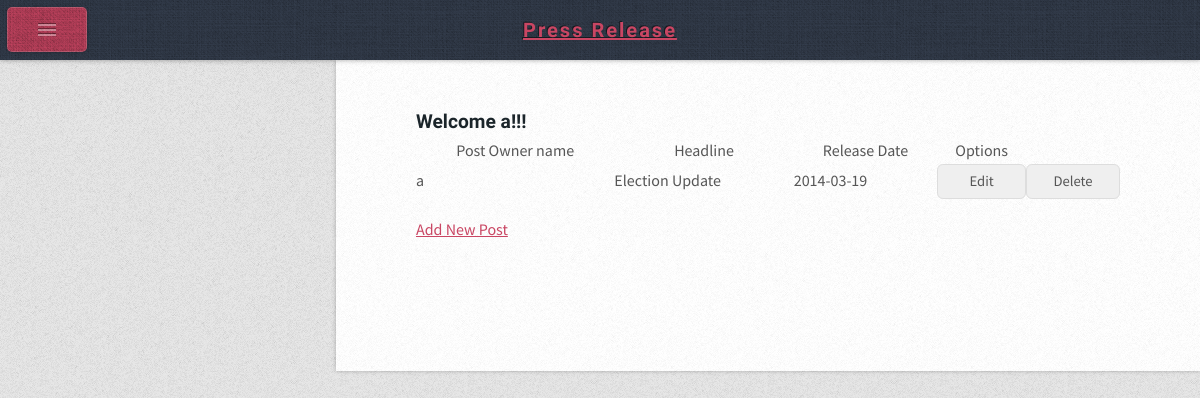
The page /user/index.php?action=HomePage (signed in) on the database its author committed.
### tables this page shows
CREATE TABLE IF NOT EXISTS `user` (
  `id` int(11) NOT NULL AUTO_INCREMENT,
  `username` varchar(20) NOT NULL,
  `password` varchar(20) NOT NULL,
  `city` varchar(20) NOT NULL,
  `state` varchar(20) NOT NULL,
  `country` varchar(20) NOT NULL,
  `account_type` tinyint(1) NOT NULL,
  PRIMARY KEY (`id`,`username`),
  UNIQUE KEY `username` (`username`)
);

CREATE TABLE IF NOT EXISTS `Posts` (
  `id` int(11) NOT NULL AUTO_INCREMENT,
  `title` varchar(40) NOT NULL,
  `post` longtext NOT NULL,
  `date` date NOT NULL,
  `user_id` int(11) NOT NULL,
  `summary` varchar(1000) NOT NULL,
  `companyName` varchar(100) NOT NULL,
  `companyEmail` varchar(100) NOT NULL,
  PRIMARY KEY (`id`)
);

### model/user_login_repository.php (called while the page is built, shortened)
<?php
class user_login_repository {
      public static function getUserDetails($user_id) {
        $db = DBContext::getDB();
        $query = "SELECT * FROM user WHERE id = '".$user_id."'";
        $result = $db->query($query);
        $row = $result->fetch();
        return $row;
    }
}
?>

### model/publisher.php (called while the page is built, shortened)
<?php
class PostsRepository {
    public static function getPostsByPublisher($publisher_id) {
        $db = DBContext::getDB();
        $query = "SELECT summary,companyName,companyEmail,Posts.id as id,title,date,post,username FROM Posts INNER JOIN user  on Posts.user_id =  user.id  WHERE  user_id = $publisher_id  ORDER BY Posts.id";
        $result = $db->query($query);
        $posts = array();
        foreach ($result as $row) {
            $post = new Post($row['title'], $row['post'], $row['date'], $publisher_id, $row['summary'], $row['companyName'], $row['companyEmail']);
            $post->setID($row['id']);
            $post->setUsername($row['username']);
            $posts[] = $post;
        }
        return $posts;
    }
}
?>

### model/Post.php (called while the page is built, shortened)
<?php
class Post {
    private $id, $title, $post, $date, $user_id,$user_name,$post_summary,$post_name,$post_email;
    public function __construct( $title, $post, $date, $user_id,$post_summary,$post_name,$post_email) {
        $this->title = $title;
        $this->date = $date;
    }
       public function setUsername($user_name) {
        $this->user_name = $user_name;
    }
    public function getUsername() {
        return $this->user_name;
    }
    public function getTitle() {
        return $this->title;
    }
    public function getDate() {
        return $this->date;
    }
}
?>

### user/HomePage.php (the view, shortened to what this page needs)
<!DOCTYPE HTML>
<html>
    <head>
        <link rel="stylesheet" href="../css/skel-noscript.css" />
        <link rel="stylesheet" href="../css/style.css" />
        <link rel="stylesheet" href="../css/style-desktop.css" />
        <link rel="stylesheet" href="../css/style-wide.css" />
    </head>
    <body class="left-sidebar">
        <div id="wrapper">
            <div id="content">
                <div id="content-inner">
                    <h2>Welcome <?php echo $user_details['username']; ?>!!! </h2>
                    <article>
                        <table border="1">
                            <tr>
                                <th>
Post Owner name                                </th><th>
                                   Headline
                                </th>
                               <th>
                                    Release Date
                                </th>
                                <th>
                                    Options
                                </th>
                            </tr>
                            <?php
                            foreach ($posts as $post) : ?>
                                <tr>
                                    <td><?php echo $post->getUsername(); ?></td>
                                     <td><?php echo $post->getTitle(); ?></td>
                                    <td><?php echo $post->getDate(); ?></td>
                                    <td>
                                        <form action="index.php" method="post">
                                            <input type="submit" value="Edit" />
                                        </form>
                                    </td>
                                    <td>
                                        <form action="index.php" method="post">
                                            <input type="submit" value="Delete" />
                                        </form>
                                    </td>
                                </tr>
                            <?php endforeach; ?>
                        </table>
                        <p><a href="index.php?action=add_post">Add New Post</a></p>
                    </article>
                </div>
            </div>
        </div>
        <div id="sidebar">
            <div id="logo">
                <h1><a href="../">Press Release</a></h1>
            </div>
        </div>
</body>
</html>

### css/skel-noscript.css (style rules this page uses)
html,body,div,span,applet,object,iframe,h1,h2,h3,h4,h5,h6,p,blockquote,pre,a,abbr,acronym,address,big,cite,code,del,dfn,em,img,ins,kbd,q,s,samp,small,strike,strong,sub,sup,tt,var,b,u,i,center,dl,dt,dd,ol,ul,li,fieldset,form,label,legend,table,caption,tbody,tfoot,thead,tr,th,td,article,aside,canvas,details,embed,figure,figcaption,footer,header,hgroup,menu,nav,output,ruby,section,summary,time,mark,audio,video { margin:0;padding:0;border:0;font-size:100%;font:inherit;vertical-align:baseline; }
article,aside,details,figcaption,figure,footer,header,hgroup,menu,nav,section { display:block; }
body { line-height:1; }
table { border-collapse:collapse;border-spacing:0; }
body { -webkit-text-size-adjust:none }
*, *:before, *:after { -moz-box-sizing: border-box; -webkit-box-sizing: border-box; -o-box-sizing: border-box; -ms-box-sizing: border-box; box-sizing: border-box; }
body { min-width: 1200px; }

### css/style.css (style rules this page uses)
* { -moz-box-sizing: border-box; -webkit-box-sizing: border-box; -o-box-sizing: border-box; -ms-box-sizing: border-box; box-sizing: border-box; }
body, input, textarea { font-family: 'Source Sans Pro', sans-serif; font-weight: 400; color: #565656; }
body { background-color: #e8e8e8; background-image: url('images/bg2.png'); }
a { color: #c94663; }
h2,h3,h4,h5,h6 { font-family: 'Open Sans Condensed', sans-serif; font-weight: 700; color: #1b252a; }
table { width: 100%; }
form input, form select, form textarea { border-radius: 0.4em; -webkit-appearance: none; border: solid 1px #ddd; padding: 0.5em; width: 100%; }
p, ul, ol, dl, table { margin-bottom: 1em; }
section, article { margin-bottom: 3em; }
section > :last-child, article > :last-child { margin-bottom: 0; }
section:last-child, article:last-child { margin-bottom: 0; }
#wrapper { position: relative; }
#sidebar { color: #929da4; text-shadow: -1px -1px 0px rgba(0,0,0,0.5); }
#sidebar a { color: #d4dde0; }
#content { position: relative; background-color: #fff; }
#content:after { content: ''; display: block; position: absolute; left: 0; top: 0; width: 100%; height: 100%; background-image: url('images/bg2.png'); opacity: 0.5; }
#content-inner { position: relative; z-index: 1; }

### css/style-desktop.css (style rules this page uses)
body { line-height: 1.75em; height: 100%; }
h2 { font-size: 1.2em; }
#logo { background-color: #c94663; background-image: url('images/bg1.png'); padding: 1.75em 0.5em 1.75em 0.5em; border-radius: 0.4em; text-align: center; box-shadow: inset 0px 0px 0px 1px rgba(255,255,255,0.15), 0 0.025em 0.15em 0em rgba(0,0,0,0.25); }
#logo h1 { font-family: 'Open Sans Condensed', sans-serif; font-weight: 700; color: #fff; font-size: 2em; letter-spacing: 0.1em; }
#content { box-shadow: 0 0 0.25em 0em rgba(0,0,0,0.25); }
#content-inner { max-width: 1038px; }
#sidebar { position: absolute; top: 0; padding: 3em 1.35em 1em 1.15em; width: 14em; background: #364050 url('images/bg1.png'); box-shadow: inset -0.1em 0em 0.35em 0em rgba(0,0,0,0.15); }
body.left-sidebar #sidebar { left: 0; }

### css/style-wide.css (style rules this page uses)
body { min-width: 1200px; }
input, textarea { font-size: 11pt; }
body { font-size: 12pt; }
#content { padding: 3em 5em 8em 5em; }
body.left-sidebar #content { margin-left: 21em; }

### css/style-narrow.css (style rules this page uses)
body { min-width: 1000px; }
input, textarea { font-size: 10.5pt; }
body { font-size: 11pt; }
#content { padding: 2em 3em 6em 3em; }
body.left-sidebar #content { margin-left: 14em; }

### css/style-narrower.css (style rules this page uses)
body { min-width: 641px; font-size: 14pt; }
#logo { display: none; }
#content { margin-top: 60px; }
body.left-sidebar #content { margin-left: 0; }
#sidebar { width: auto; background: none; padding: 30px 20px 30px 20px; }

### rows shown on the page
user: username "a"
posts: user.username "a", title "Election Update", date "2014-03-19"
